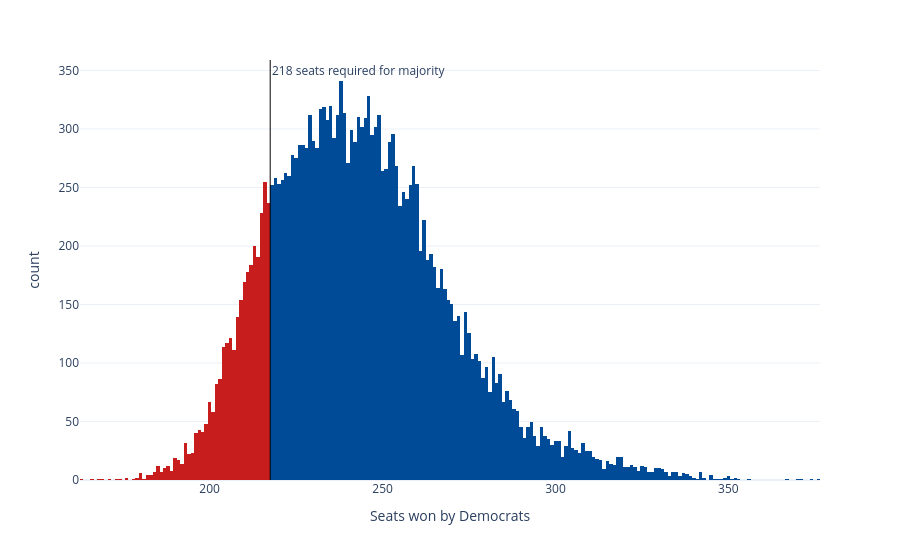

Notebook source saved alongside this figure:
### Code cell
sims_hist = px.histogram(seat_sims, x='seats', nbins=np.unique(seat_sims['seats']).shape[0]*2, color='winner',
                         color_discrete_map={'Democrats': '#004b97', 'Republicans': '#c71e1d'},
                         labels={'seats':'Seats won by Democrats', 'winner': 'Winner'}, template='plotly_white')
sims_hist.update_traces(showlegend=False)
sims_hist.add_vline(x=217.5, line_width=1, line_color='black', annotation_text='218 seats required for majority', 
                    annotation_position='top right')
sims_hist

### Figure 1 — Plotly figure (JSON) as saved in the notebook; plotly's stock layout.template omitted (floating-point values rounded to 4 significant figures; data arrays with more than 128 entries replaced by an {"elided": "..."} marker saying what was removed)
{"data": [{"bingroup": "x", "hovertemplate": "Winner=Democrats<br>Seats won by Democrats=%{x}<br>count=%{y}<extra></extra>", "legendgroup": "Democrats", "marker": {"color": "#004b97", "pattern": {"shape": ""}}, "name": "Democrats", "nbinsx": 378, "orientation": "v", "showlegend": false, "type": "histogram", "x": {"elided": "16927 int values"}, "xaxis": "x", "yaxis": "y"}, {"bingroup": "x", "hovertemplate": "Winner=Republicans<br>Seats won by Democrats=%{x}<br>count=%{y}<extra></extra>", "legendgroup": "Republicans", "marker": {"color": "#c71e1d", "pattern": {"shape": ""}}, "name": "Republicans", "nbinsx": 378, "orientation": "v", "showlegend": false, "type": "histogram", "x": {"elided": "3073 int values"}, "xaxis": "x", "yaxis": "y"}], "layout": {"annotations": [{"showarrow": false, "text": "218 seats required for majority", "x": 217.5, "xanchor": "left", "xref": "x", "y": 1, "yanchor": "top", "yref": "y domain"}], "barmode": "relative", "legend": {"title": {"text": "Winner"}, "tracegroupgap": 0}, "margin": {"t": 60}, "shapes": [{"line": {"color": "black", "width": 1}, "type": "line", "x0": 217.5, "x1": 217.5, "xref": "x", "y0": 0, "y1": 1, "yref": "y domain"}], "xaxis": {"anchor": "y", "domain": [0, 1], "title": {"text": "Seats won by Democrats"}}, "yaxis": {"anchor": "x", "domain": [0, 1], "title": {"text": "count"}}}}
